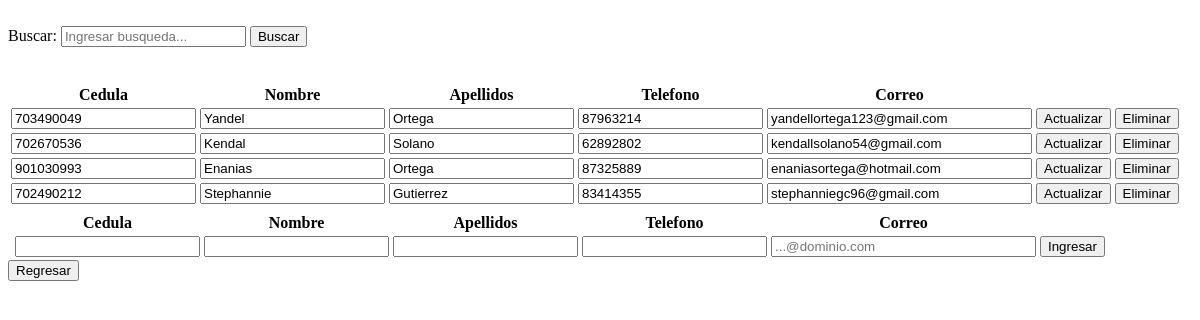
The app's page /view/ClienteView.php, older data.
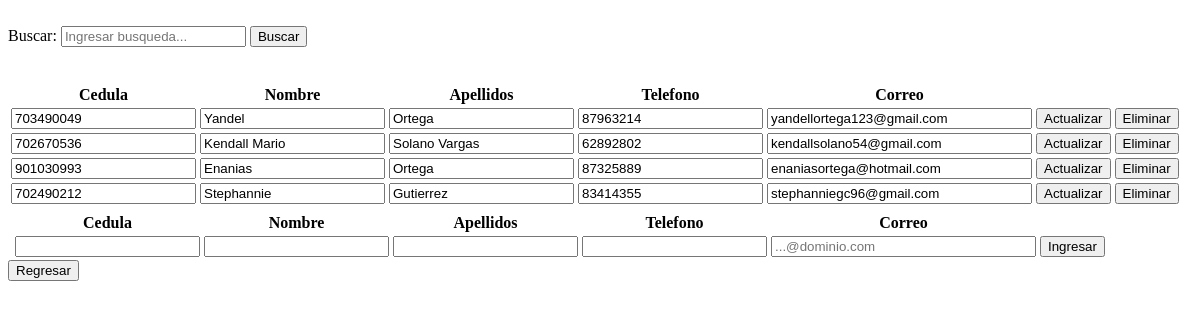
The same page, newer data.
### tables this page shows
CREATE TABLE `tbcliente` (
  `tbclienteid` int(11) NOT NULL,
  `tbclientecedula` varchar(12) NOT NULL,
  `tbclientenombre` text NOT NULL,
  `tbclienteapellidos` text NOT NULL,
  `tbclientetelefono` varchar(8) NOT NULL,
  `tbclientecorreo` text NOT NULL
);

### data/ClienteData.php (called while the page is built, shortened)
<?php
include '../domain/Cliente.php';
class ClienteData extends Data {
    public function getAllCliente() {
        $conn = mysqli_connect($this->server, $this->user, $this->password, $this->db);
        $conn->set_charset('utf8');
        $querySelect = "SELECT * FROM tbcliente;";
        $result = mysqli_query($conn, $querySelect);
        $Clientes = [];
        while ($row = mysqli_fetch_array($result)) {
            $currentCliente = new Cliente($row['tbclienteid'], $row['tbclientecedula'], $row['tbclientenombre'],
            $row['tbclienteapellidos'], $row['tbclientetelefono'], $row['tbclientecorreo']);
            array_push($Clientes, $currentCliente);
        }
        return $Clientes;
    }
}

### business/ClienteBusiness.php (called while the page is built, shortened)
<?php
include '../data/ClienteData.php';
class ClienteBusiness {
    private $ClienteData;
    public function ClienteBusiness() {
        $this->ClienteData = new ClienteData();
    }
    public function getAllCliente() {
        return $this->ClienteData->getAllCliente();
    }
}

### domain/Cliente.php (called while the page is built, shortened)
<?php
class Cliente {
    private $clienteId;
    private $clienteCedula;
    private $clienteNombre;
    private $clienteApellidos;
    private $clienteTelefono;
    private $clienteCorreo;
    function Cliente($clienteId, $clienteCedula,$clienteNombre, $clienteApellidos, $clienteTelefono, $clienteCorreo) {
        $this->clienteId = $clienteId;
        $this->clienteCedula = $clienteCedula;
        $this->clienteNombre = $clienteNombre;
        $this->clienteApellidos = $clienteApellidos;
        $this->clienteTelefono = $clienteTelefono;
        $this->clienteCorreo = $clienteCorreo;
    }
    function getClienteId() {
        return $this->clienteId;
    }
    public function getClienteCedula() {
        return $this->clienteCedula;
    }
    function getClienteNombre() {
        return $this->clienteNombre;
    }
    function getClienteApellidos() {
        return $this->clienteApellidos;
    }
    function getClienteTelefono() {
        return $this->clienteTelefono;
    }
    function getClienteCorreo() {
        return $this->clienteCorreo;
    }
}

### view/ClienteView.php (the view, shortened to what the changed rows need)
<!DOCTYPE html>
<html lang="en">
<head>
    <?php
    include '../business/ClienteBusiness.php';
    ?>
</head>
<body>
    <section id="form">
        <table>
            <tr>
                <th>Cedula</th>
                <th>Nombre</th>
                <th>Apellidos</th>
                <th>Telefono</th>
                <th>Correo</th>
            </tr>
            <tbody id=buscarCliente>
                <?php
                $ClienteBusiness = new ClienteBusiness();
                $allCliente = $ClienteBusiness->getAllCliente();
                foreach ($allCliente as $current) {
                    echo '<form method="post" enctype="multipart/form-data" action="../business/ClienteAction.php">';
                    echo '<td><input type="text" data-mask ="0-0000-0000" minlength="5" maxlength="15" name="tbclientecedula" id="tbclientecedula" value="' . $current->getClienteCedula() . '"/></td>';
                    echo '<td><input type="text" name="tbclientenombre" id="tbclientenombre" value="' . $current->getClienteNombre() . '"/></td>';
                    echo '<td><input type="text" name="tbclienteapellidos" id="tbclienteapellidos" value="' . $current->getClienteApellidos() . '"/></td>';
                    echo '<td><input type="text" data-mask ="0000-0000" min="10000000" max = "99999999" maxlength="10" name="tbclientetelefono" id="tbclientetelefono" value="' . $current->getClienteTelefono() . '"/></td>';
                    echo '<td><input type="text" size ="30" name="tbclientecorreo" id="tbclientecorreo" value="' . $current->getClienteCorreo() . '"/></td>';
                    echo '<td><input type="submit" value="Actualizar" name="actualizar" id="actualizar"/></td>';
                    echo '<td><button onclick="eliminarCliente(' . $current->getClienteId() . ')">Eliminar</button></td>';
                    echo '</form>';
                }
                ?>
            </tbody>
        </table>
        <table>
                <tr>
                    <th></th>
                    <th>Cedula</th>
                    <th>Nombre</th>
                    <th>Apellidos</th>
                    <th>Telefono</th>
                    <th>Correo</th>
                </tr>
            </table>
    </section>
</body>
</html>

Row changes from the older to the newer data that the page shows:
changed tbcliente "kendallsolano54@gmail.com": tbclientenombre "Kendal" → "Kendall Mario"; tbclienteapellidos "Solano" → "Solano Vargas"
